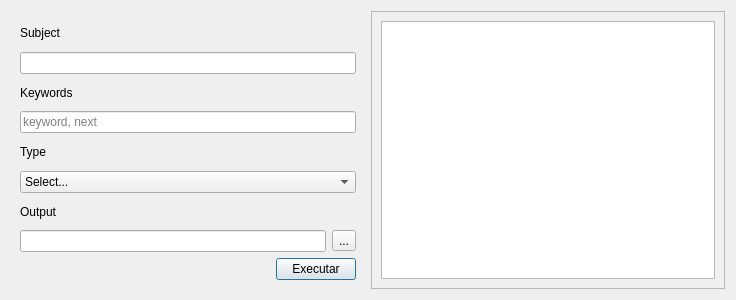
<?xml version="1.0" encoding="UTF-8"?>
<ui version="4.0">
 <class>GeneratePostDialog</class>
 <widget class="QDialog" name="GeneratePostDialog">
  <property name="geometry">
   <rect>
    <x>0</x>
    <y>0</y>
    <width>736</width>
    <height>300</height>
   </rect>
  </property>
  <property name="minimumSize">
   <size>
    <width>736</width>
    <height>300</height>
   </size>
  </property>
  <property name="windowTitle">
   <string>Dialog</string>
  </property>
  <layout class="QHBoxLayout" name="horizontalLayout">
   <item>
    <widget class="QWidget" name="generate_post_widget" native="true">
     <layout class="QVBoxLayout" name="verticalLayout_2">
      <item>
       <layout class="QVBoxLayout" name="subject_vertical_layout">
        <item>
         <widget class="QLabel" name="subject_label">
          <property name="text">
           <string>Subject</string>
          </property>
         </widget>
        </item>
        <item>
         <widget class="QLineEdit" name="subject_line_edit"/>
        </item>
       </layout>
      </item>
      <item>
       <layout class="QVBoxLayout" name="keywords_vertical_layout">
        <item>
         <widget class="QLabel" name="keywords_label">
          <property name="text">
           <string>Keywords</string>
          </property>
         </widget>
        </item>
        <item>
         <widget class="QLineEdit" name="keywords_line_edit">
          <property name="placeholderText">
           <string>keyword, next</string>
          </property>
         </widget>
        </item>
       </layout>
      </item>
      <item>
       <layout class="QVBoxLayout" name="output_type_vertical_layout">
        <item>
         <widget class="QLabel" name="output_type_label">
          <property name="text">
           <string>Type</string>
          </property>
         </widget>
        </item>
        <item>
         <widget class="QComboBox" name="output_type_combo_box">
          <item>
           <property name="text">
            <string>Select...</string>
           </property>
          </item>
          <item>
           <property name="text">
            <string>Plain Text</string>
           </property>
          </item>
          <item>
           <property name="text">
            <string>Markdown</string>
           </property>
          </item>
          <item>
           <property name="text">
            <string>HTML</string>
           </property>
          </item>
         </widget>
        </item>
       </layout>
      </item>
      <item>
       <layout class="QVBoxLayout" name="output_dir_vertical_layout">
        <item>
         <widget class="QLabel" name="output_dir_label">
          <property name="text">
           <string>Output</string>
          </property>
         </widget>
        </item>
        <item>
         <layout class="QHBoxLayout" name="output_dir_horizontal_layout">
          <item>
           <widget class="QLineEdit" name="output_dir_line_edit">
            <property name="readOnly">
             <bool>true</bool>
            </property>
            <property name="clearButtonEnabled">
             <bool>false</bool>
            </property>
           </widget>
          </item>
          <item>
           <widget class="QToolButton" name="explorer_button">
            <property name="text">
             <string>...</string>
            </property>
           </widget>
          </item>
         </layout>
        </item>
       </layout>
      </item>
      <item>
       <layout class="QHBoxLayout" name="footer_horizontal_layout">
        <item>
         <spacer name="horizontal_spacer">
          <property name="orientation">
           <enum>Qt::Horizontal</enum>
          </property>
          <property name="sizeHint" stdset="0">
           <size>
            <width>40</width>
            <height>20</height>
           </size>
          </property>
         </spacer>
        </item>
        <item>
         <widget class="QPushButton" name="exec_button">
          <property name="text">
           <string>Executar</string>
          </property>
         </widget>
        </item>
       </layout>
      </item>
     </layout>
    </widget>
   </item>
   <item>
    <layout class="QVBoxLayout" name="viewer_vertical_layout">
     <item>
      <widget class="QScrollArea" name="viewer_scroll_area">
       <property name="widgetResizable">
        <bool>true</bool>
       </property>
       <widget class="QWidget" name="scrollAreaWidgetContents">
        <property name="geometry">
         <rect>
          <x>0</x>
          <y>0</y>
          <width>352</width>
          <height>278</height>
         </rect>
        </property>
        <layout class="QVBoxLayout" name="verticalLayout_3">
         <item>
          <widget class="QTextEdit" name="post_text_edit"/>
         </item>
        </layout>
       </widget>
      </widget>
     </item>
    </layout>
   </item>
  </layout>
 </widget>
 <resources/>
 <connections/>
</ui>
